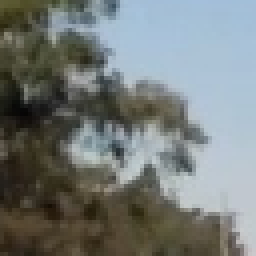
#> input picture data/non-vehicles/Extras/extra108.png, 64 x 64 px (shown 4 times larger); its folder holds only this picture in this run
$ python -i dataProcess.py   (imports and definitions only)   (older library calls are emulated)
#> lines starting #> are read from the running program, lines starting #| are printed output that depends on the picture
import matplotlib.image as mpimg
import matplotlib.pyplot as plt
import numpy as np
import cv2
import glob
import pickle
from sklearn.model_selection import train_test_split
from skimage.feature import hog

# [20 lines left out: function dataRead, not called in this run]

def color_hist(img, nbins=32, bins_range=(0, 256)):
	# Compute the histogram of the RGB channels separately
	ch1Hist = np.histogram(img[:,:,0], bins=nbins, range=bins_range)
	ch2Hist = np.histogram(img[:,:,1], bins=nbins, range=bins_range)
	ch3Hist = np.histogram(img[:,:,2], bins=nbins, range=bins_range)
	# Concatenate the histograms into a single feature vector
	hist_features = np.concatenate((ch1Hist[0], ch2Hist[0], ch3Hist[0]))
	# Return the individual histograms, bin_centers and feature vector
	return hist_features

def bin_spatial(img, size=(32, 32)):
	# Use cv2.resize().ravel() to create the feature vector
	features = cv2.resize(img, size).ravel()
	# Return the feature vector
	return features

def get_hog_features(img, orient, pix_per_cell, cell_per_block,vis=False, feature_vec=True):
	# Call with two outputs if vis==True
	if vis == True:
		features, hog_image = hog(img, orientations=orient, pixels_per_cell=(pix_per_cell, pix_per_cell),
									cells_per_block=(cell_per_block, cell_per_block), transform_sqrt=True,
									visualise=vis, feature_vector=feature_vec)
		return features, hog_image
		# Otherwise call with one output
	else:
		features = hog(img, orientations=orient, pixels_per_cell=(pix_per_cell, pix_per_cell),
						cells_per_block=(cell_per_block, cell_per_block), transform_sqrt=True,
						visualise=vis, feature_vector=feature_vec)
		return features

def single_img_features(img, cspace='RGB', spatial_size=(32, 32),
						hist_bins=32, orient=9,
						pix_per_cell=8, cell_per_block=2, hog_channel=0,
						spatial_feat=True, hist_feat=True, hog_feat=True):
	# Create a list to append feature vectors to
	features = []

	if cspace != 'RGB':
			if cspace == 'HSV':
				feature_image = cv2.cvtColor(img, cv2.COLOR_RGB2HSV)
			elif cspace == 'LUV':
				feature_image = cv2.cvtColor(img, cv2.COLOR_RGB2LUV)
			elif cspace == 'HLS':
				feature_image = cv2.cvtColor(img, cv2.COLOR_RGB2HLS)
			elif cspace == 'YUV':
				feature_image = cv2.cvtColor(img, cv2.COLOR_RGB2YUV)
			elif cspace == 'YCrCb':
				feature_image = cv2.cvtColor(img, cv2.COLOR_RGB2YCrCb)
			elif cspace == 'GRAY':
				feature_image = cv2.cvtColor(img, cv2.COLOR_RGB2GRAY)
	else: feature_image = np.copy(img)

	# histogram feature
	if hist_feat == True:
		hist_features = color_hist(feature_image, nbins=hist_bins)
		features.append(hist_features)

	if spatial_feat == True:
		spat_features = bin_spatial(feature_image, size=spatial_size)
		features.append(spat_features)

	if hog_feat == True:
		# Call get_hog_features() with vis=False, feature_vec=True
		if cspace == 'GRAY':
			hog_features=get_hog_features(feature_image, orient, pix_per_cell,
				cell_per_block, vis=False, feature_vec=True)
		elif hog_channel == 'ALL':
			hog_features = []
			for channel in range(feature_image.shape[2]):
				hog_features.append(get_hog_features(feature_image[:,:,channel],
								orient, pix_per_cell, cell_per_block,
								vis=False, feature_vec=True))
			hog_features = np.ravel(hog_features)
		else:
			hog_features = get_hog_features(feature_image[:,:,hog_channel], orient,
					pix_per_cell, cell_per_block, vis=False, feature_vec=True)
				# Append the new feature vector to the features list
		features.append(hog_features)
	# Return list of feature vectors
	return np.concatenate(features)


# [189 lines left out: functions extract_features, slide_window, scaledWindows, draw_boxes, search_windows, add_heat and 2 more, not called in this run]

>>> import cv2
>>> picture = cv2.cvtColor(cv2.imread('../data/non-vehicles/Extras/extra108.png'), cv2.COLOR_BGR2RGB)
>>> result = single_img_features(picture)
#> in color_hist, `hist_features = np.concatenate((ch1Hist[0], ch2Hist[0], ch3Hist[0]))`: hist_features = 96 values, max 966 at index 56, min 0 at index 26, mean 128
#> in bin_spatial, `features = cv2.resize(img, size).ravel()`: features = 3072 values, max 219 at index 149, min 9 at index 1355, mean 120.3
#> in single_img_features, `spat_features = bin_spatial(feature_image, size=spatial_size)`: spat_features has the same summary as features in bin_spatial
#> in get_hog_features, `features = hog(img, orientations=orient, pixels_per_cell=(pix_per_cell..`: features = 1764 values, max 0.42 at index 454, min 0 at index 136, mean 0.142
#> in get_hog_features, `features = hog(img, orientations=orient, pixels_per_cell=(pix_per_cell..`:
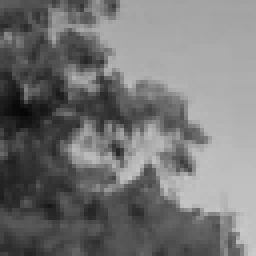
#> img: shape (64, 64) (shown 4 times larger); min 6, max 203, mean 116.9
#> in single_img_features, `hog_features = get_hog_features(feature_image[:,:,hog_channel], orient..`: hog_features has the same summary as features in get_hog_features
#> result = 4932 values, max 966 at index 56, min 0 at index 26, mean 77.45

$ run again, on data/non-vehicles/Extras/extra1165.png
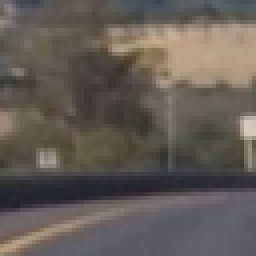
#> input picture data/non-vehicles/Extras/extra1165.png, 64 x 64 px (shown 4 times larger)
#> in color_hist, `hist_features = np.concatenate((ch1Hist[0], ch2Hist[0], ch3Hist[0]))`: hist_features = 96 values, max 856 at index 43, min 0 at index 0, mean 128
#> in bin_spatial, `features = cv2.resize(img, size).ravel()`: features = 3072 values, max 213 at index 1629, min 35 at index 2238, mean 92.46
#> spat_features has the same summary as features in bin_spatial
#> in get_hog_features, `features = hog(img, orientations=orient, pixels_per_cell=(pix_per_cell..`: features = 1764 values, max 0.53 at index 1696, min 0 at index 17, mean 0.123
#> in get_hog_features, `features = hog(img, orientations=orient, pixels_per_cell=(pix_per_cell..`:
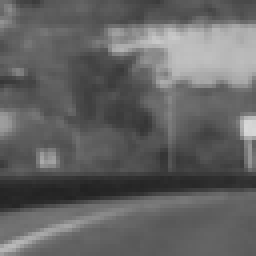
#> img: shape (64, 64) (shown 4 times larger); min 34, max 215, mean 98.8
#> hog_features has the same summary as features in get_hog_features
#> result = 4932 values, max 856 at index 43, min 0 at index 0, mean 60.13

$ run again, on data/non-vehicles/Extras/extra133.png
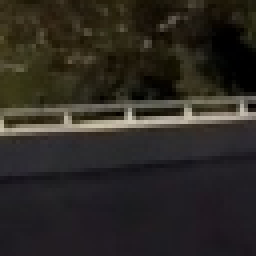
#> input picture data/non-vehicles/Extras/extra133.png, 64 x 64 px (shown 4 times larger)
#> in color_hist, `hist_features = np.concatenate((ch1Hist[0], ch2Hist[0], ch3Hist[0]))`: hist_features = 96 values, max 1455 at index 35, min 0 at index 27, mean 128
#> in bin_spatial, `features = cv2.resize(img, size).ravel()`: features = 3072 values, max 195 at index 1413, min 0 at index 467, mean 40.35
#> spat_features has the same summary as features in bin_spatial
#> in get_hog_features, `features = hog(img, orientations=orient, pixels_per_cell=(pix_per_cell..`: features = 1764 values, max 0.575 at index 940, min 0 at index 196, mean 0.123
#> in get_hog_features, `features = hog(img, orientations=orient, pixels_per_cell=(pix_per_cell..`:
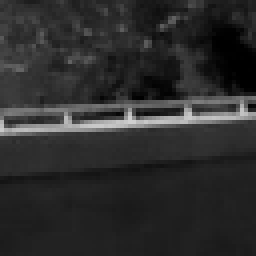
#> img: shape (64, 64) (shown 4 times larger); min 0, max 208, mean 44.6
#> hog_features has the same summary as features in get_hog_features
#> result = 4932 values, max 1455 at index 35, min 0 at index 27, mean 27.67
